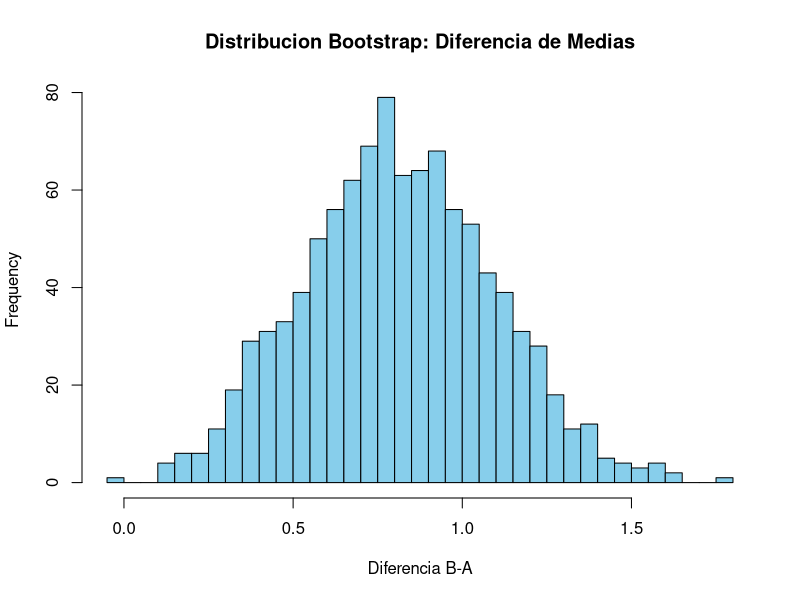

R code for this plot:
## SCRIPT REMUESTREO
# Bootstrap para la diferencia de medias de dos grupos A y B

set.seed(123)
grupo1<-rnorm(20,mean=5,sd=1)
grupo2<-rnorm(20,mean=6,sd=1)
datos<-data.frame(
  valor=c(grupo1,grupo2),
  grupo=rep(c("A","B"),each=20)
)

#Funcion para bootstrap de diferencia de medias 
diff_means<-function(data,indices){
  muestra<-data[indices,]
  mean_A<-mean(muestra$valor[muestra$grupo=="A"])
  mean_B<-mean(muestra$valor[muestra$grupo=="B"])
  return(mean_B - mean_A)
}

library(boot)
resultado_diff<-boot(data=datos,statistic=diff_means,R=1000)
boot.ci(resultado_diff,type=c("perc","bca"))
#histograma de las medias remuestreadas

hist(resultado_diff$t,breaks=30,
     main="Distribucion Bootstrap: Diferencia de Medias",
     col="skyblue",xlab="Diferencia B-A")








